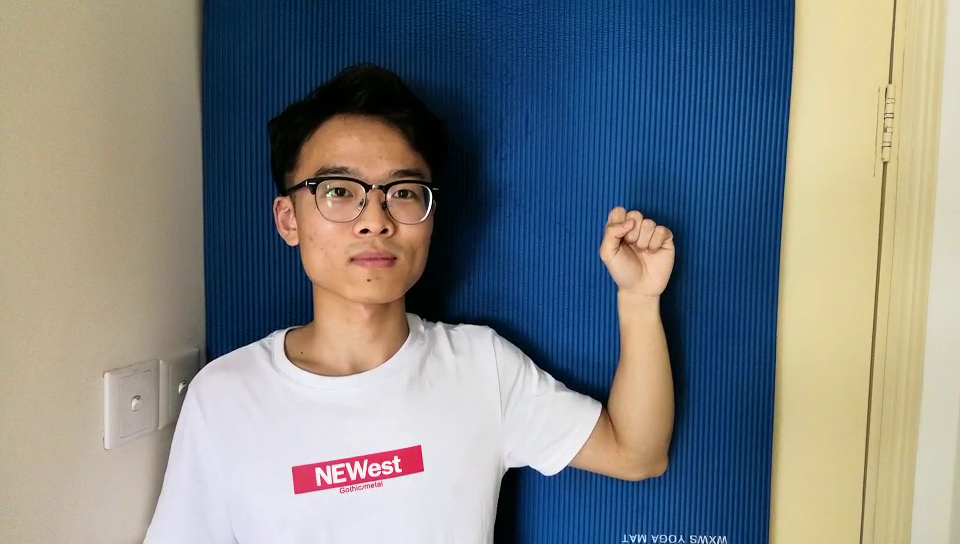
#> input picture frame 36 of test.mp4, 960 x 544 px, given in place of S.mp4, which was not available
$ python find_best_area.py
#> lines starting #> are read from the running program, lines starting #| are printed output that depends on the picture
# -*- coding: utf-8 -*-
"""
Created on Tue Jun 12 22:11:36 2018

@author: 15216
"""

import cv2
cap = cv2.VideoCapture('S.mp4')
i=0

while(cap.isOpened()):
    print(i)
    ret, frame = cap.read()
#> frame is the input picture: shape (544, 960, 3); mean B, G, R 131.9, 131.5, 127.6
    cv2.imshow('image', frame)

    crop_img =frame[130:300, 530:700]
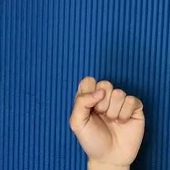
#> crop_img: shape (170, 170, 3); mean B, G, R 125.1, 86.2, 54.9
    cv2.imshow("image", crop_img)
    k = cv2.waitKey(20)
#> (key Esc is pressed here)
    i=i+1


cap.release()
cv2.destroyAllWindows()

$ run again, starting later in the video
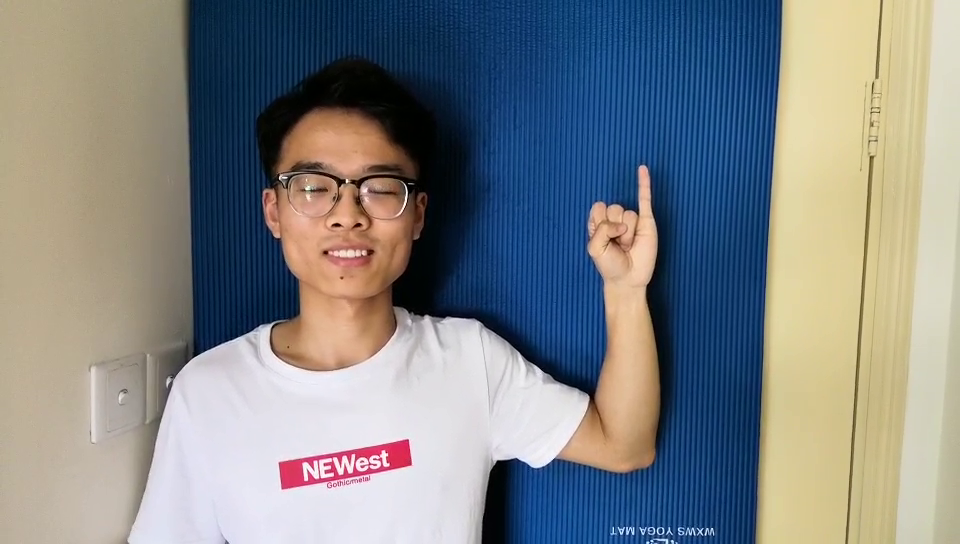
#> input picture frame 165 of test.mp4, 960 x 544 px, given in place of S.mp4, which was not available
#> frame is the input picture: shape (544, 960, 3); mean B, G, R 134.2, 132.5, 128.9
#> `crop_img =frame[130:300, 530:700]`:
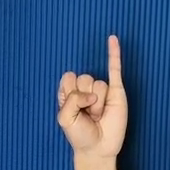
#> crop_img: shape (170, 170, 3); mean B, G, R 125.5, 88.5, 61.9

$ run again, starting later in the video
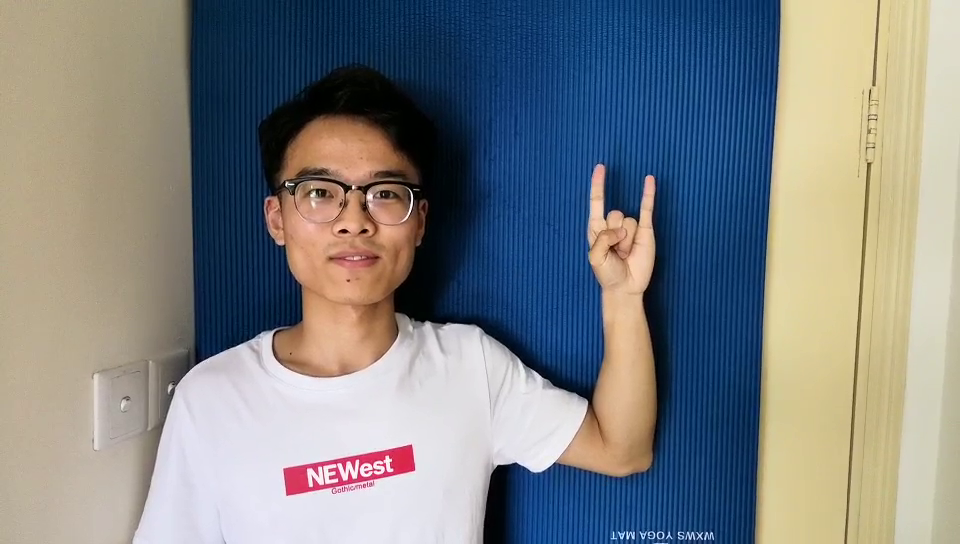
#> input picture frame 294 of test.mp4, 960 x 544 px, given in place of S.mp4, which was not available
#> frame is the input picture: shape (544, 960, 3); mean B, G, R 132.1, 130.6, 127.4
#> `crop_img =frame[130:300, 530:700]`:
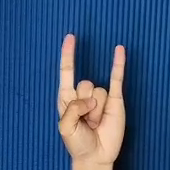
#> crop_img: shape (170, 170, 3); mean B, G, R 121.4, 86.2, 61.2
